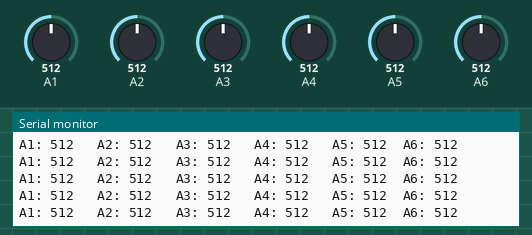
This sketch was run on a simulated Arduino Uno, built with avr-gcc and run on an emulated ATmega328P. Parts: the last lines printed to the serial monitor. Inputs (shaded band) come from the test bench; at power-on: A1 = 512, A4 = 512, A2 = 512, A3 = 512, A5 = 512, A6 = 512.

Above: at 1.2 s.
1.3 s: A1 set to 106
At 1.33 s:
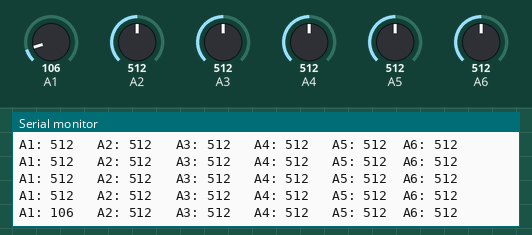
4.3 s: A1 set to 95
At 4.39 s:
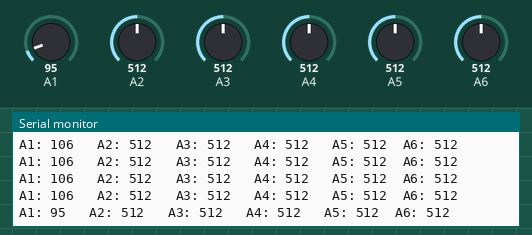
11.8 s: A4 set to 108
At 11.82 s:
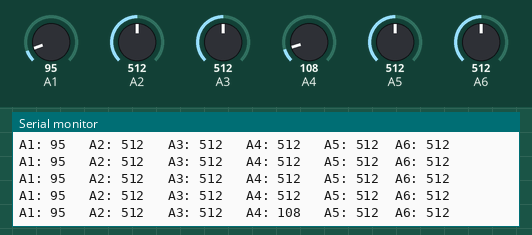
14.8 s: A4 set to 89
At 14.87 s:
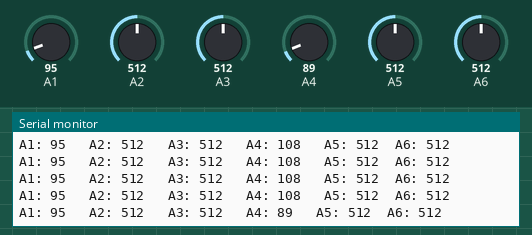
Timing chart, 0 to 17.3 s (numbered marks = the images above; inputs shaded):
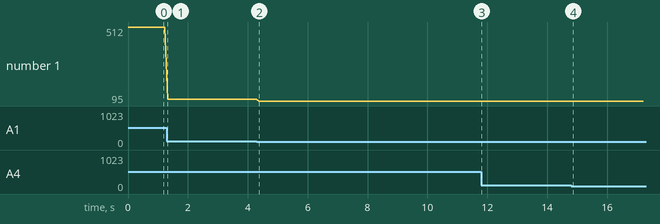

The sketch:

a_Analog_Input.ino
```cpp
void setup() {
  // Initialize serial communication at a baud rate of 9600
  Serial.begin(9600);

  // Initialize A2 and A3 as analog input pins
  pinMode(1, INPUT);
  pinMode(2, INPUT);
  pinMode(3, INPUT);
  pinMode(4, INPUT);
  pinMode(5, INPUT);
  pinMode(6, INPUT);
}

void loop() {
  // Read analog values from A2 and A3
  int analogValueA1 = analogRead(1);
  int analogValueA2 = analogRead(2);
  int analogValueA3 = analogRead(3);
  int analogValueA4 = analogRead(4);
  int analogValueA5 = analogRead(5);
  int analogValueA6 = analogRead(6);

  // Print the values to the serial monitor
  Serial.print("A1: ");
  Serial.print(analogValueA1);
  Serial.print("\t A2: ");
  Serial.print(analogValueA2);
  Serial.print("\t A3: ");
  Serial.print(analogValueA3);
  Serial.print("\t A4: ");
  Serial.print(analogValueA4);
  Serial.print("\t A5: ");
  Serial.print(analogValueA5);
  Serial.print("\tA6: ");
  Serial.println(analogValueA6);
  delay(100);
}
```

Measured:
- after the input at 1.3 s, the serial monitor: prints a new line at once (image 1)
- after the input at 4.3 s, the serial monitor: prints a new line after 0.08 s (image 2)
- after the input at 11.8 s, the serial monitor: prints a new line at once (image 3)
- after the input at 14.8 s, the serial monitor: prints a new line after 0.07 s (image 4)
- plotted number 1: 512 → 106 after the input at 1.3 s, 106 → 95 after the input at 4.3 s
